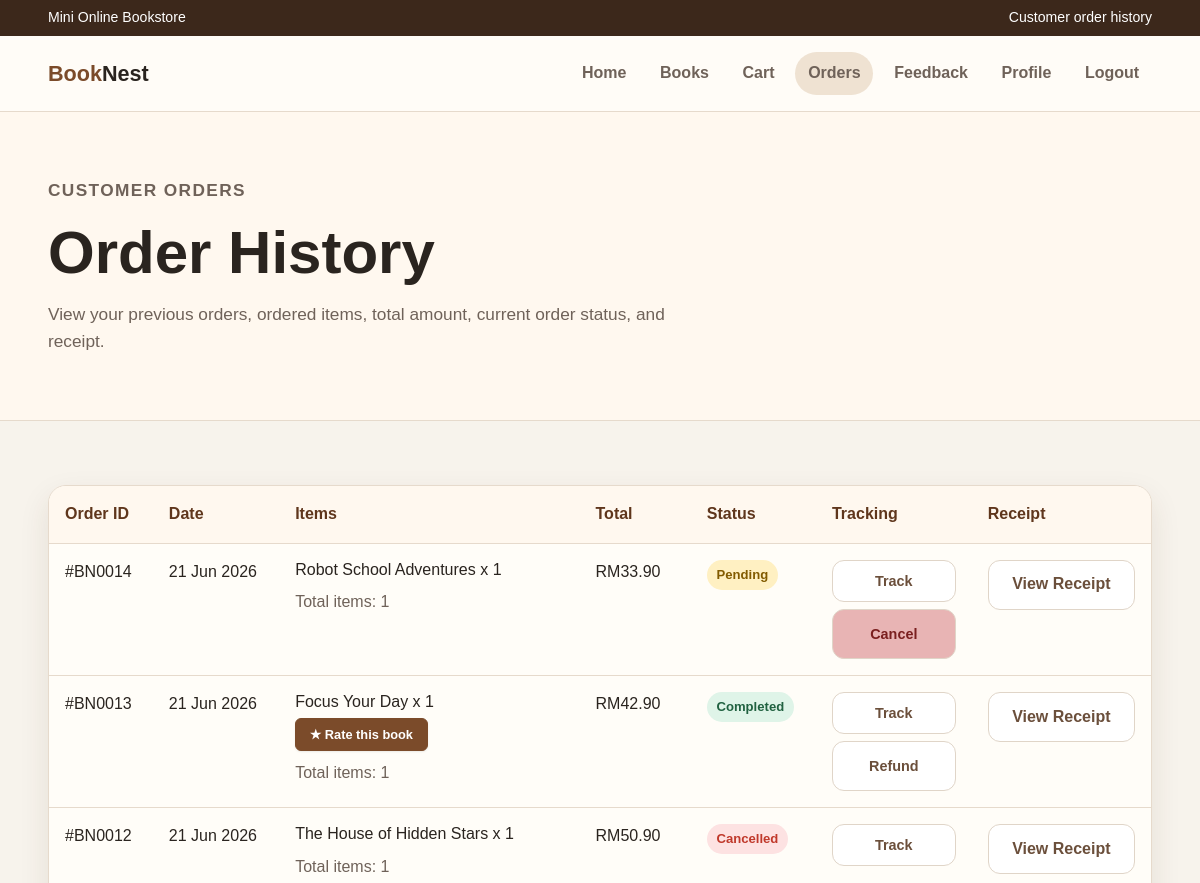
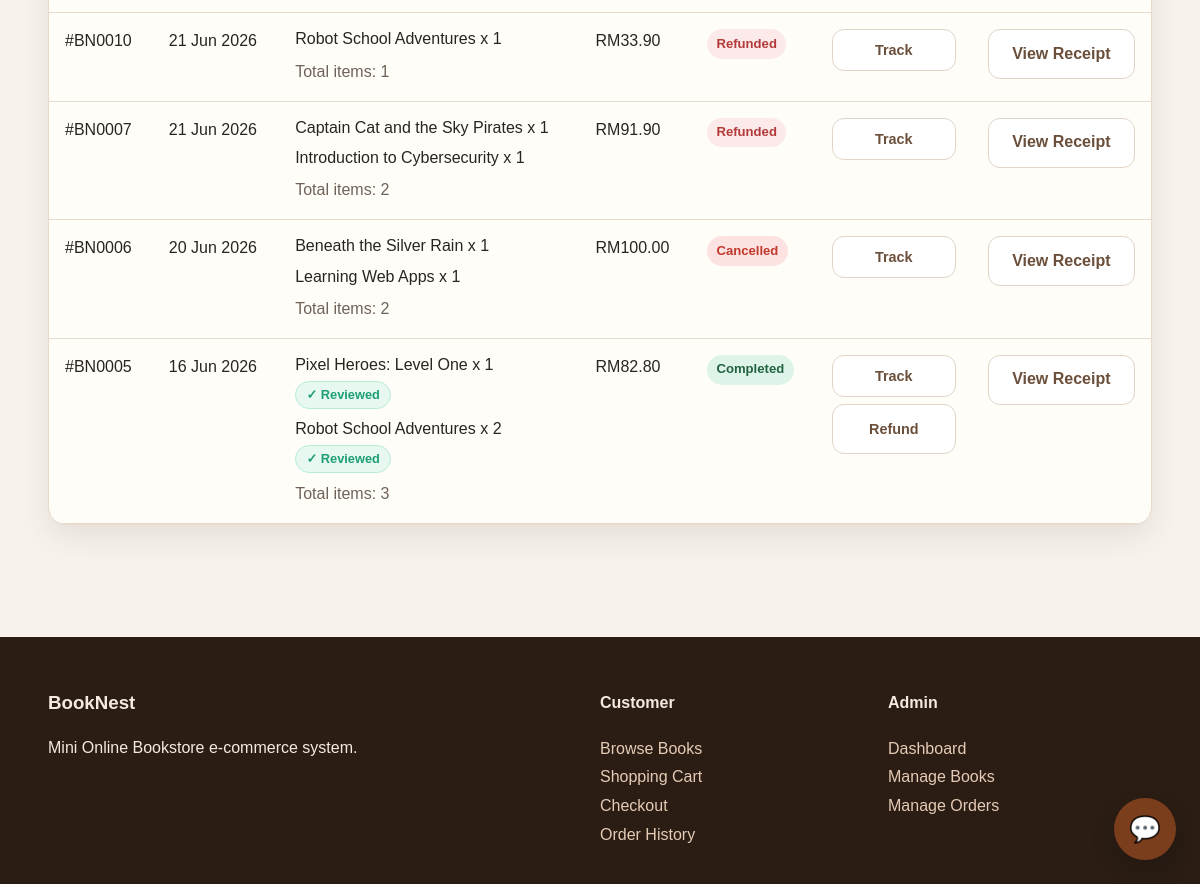
Page /orders/order-history.php (signed in) on the committed database (2 pictures, top to bottom).
### tables this page shows
CREATE TABLE `orders` (
  `order_id` int NOT NULL AUTO_INCREMENT,
  `user_id` int DEFAULT NULL,
  `total_amount` decimal(10,2) NOT NULL,
  `status` enum('Pending','Processing','Completed','Cancelled','Refunded') NOT NULL DEFAULT 'Pending',
  `order_date` timestamp NOT NULL DEFAULT CURRENT_TIMESTAMP,
  `delivery_name` varchar(100) DEFAULT NULL,
  `delivery_contact` varchar(20) DEFAULT NULL,
  `delivery_email` varchar(100) DEFAULT NULL,
  `delivery_address` text,
  `payment_method` varchar(50) DEFAULT 'Cash on Delivery',
  `payment_status` varchar(50) DEFAULT 'Pending',
  `payment_reference` varchar(100) DEFAULT NULL,
  `card_last_four` varchar(4) DEFAULT NULL,
  `paid_at` datetime DEFAULT NULL,
  PRIMARY KEY (`order_id`),
  KEY `user_id` (`user_id`),
  CONSTRAINT `orders_ibfk_1` FOREIGN KEY (`user_id`) REFERENCES `users` (`user_id`)
);

CREATE TABLE `order_items` (
  `order_item_id` int NOT NULL AUTO_INCREMENT,
  `order_id` int DEFAULT NULL,
  `book_id` int DEFAULT NULL,
  `quantity` int NOT NULL,
  `price` decimal(10,2) NOT NULL,
  PRIMARY KEY (`order_item_id`),
  KEY `order_id` (`order_id`),
  KEY `book_id` (`book_id`),
  CONSTRAINT `order_items_ibfk_1` FOREIGN KEY (`order_id`) REFERENCES `orders` (`order_id`),
  CONSTRAINT `order_items_ibfk_2` FOREIGN KEY (`book_id`) REFERENCES `books` (`book_id`)
);

CREATE TABLE `books` (
  `book_id` int NOT NULL AUTO_INCREMENT,
  `title` varchar(150) NOT NULL,
  `author` varchar(100) NOT NULL,
  `category` varchar(50) NOT NULL,
  `price` decimal(10,2) NOT NULL,
  `stock` int NOT NULL,
  `description` text,
  `image` varchar(255) DEFAULT NULL,
  `created_at` timestamp NOT NULL DEFAULT CURRENT_TIMESTAMP,
  PRIMARY KEY (`book_id`)
);

### orders/order-history.php (the view, shortened to what this page needs)
<?php
include '../app.php';
$user_id = (int)$_SESSION['user_id'];
$sql = "
    SELECT order_id, order_date, total_amount, status
    FROM orders
    WHERE user_id = ?
    ORDER BY order_date DESC
";
$stmt = $conn->prepare($sql);
$stmt->bind_param("i", $user_id);
$stmt->execute();
$orders = $stmt->get_result();
$ordersList = [];
while ($row = $orders->fetch_assoc()) {
    $ordersList[] = $row;
}
$latestRefundByOrder = [];
$itemsByOrder = [];
$reviewedBooks = [];
if (!empty($ordersList)) {
    $orderIds = array_column($ordersList, 'order_id');
    $placeholders = implode(',', array_fill(0, count($orderIds), '?'));
    $types = str_repeat('i', count($orderIds));
    $refundSql = "
        SELECT r.order_id, r.status
        FROM refunds r
        WHERE r.refund_id = (
            SELECT MAX(r2.refund_id)
            FROM refunds r2
            WHERE r2.order_id = r.order_id
        )
        AND r.order_id IN ($placeholders)
    ";
    $refundStmt = $conn->prepare($refundSql);
    if ($refundStmt) {
        $refundStmt->bind_param($types, ...$orderIds);
        $refundStmt->execute();
        $refundResult = $refundStmt->get_result();
        while ($refundRow = $refundResult->fetch_assoc()) {
            $latestRefundByOrder[(int)$refundRow['order_id']] = $refundRow['status'];
        }
    }
    $itemsSql = "
        SELECT order_items.order_id, order_items.book_id, order_items.quantity, books.title
        FROM order_items
        JOIN books ON order_items.book_id = books.book_id
        WHERE order_items.order_id IN ($placeholders)
        ORDER BY books.title
    ";
    $itemsStmt = $conn->prepare($itemsSql);
    $itemsStmt->bind_param($types, ...$orderIds);
    $itemsStmt->execute();
    $itemsResult = $itemsStmt->get_result();
    while ($itemRow = $itemsResult->fetch_assoc()) {
        $itemsByOrder[(int)$itemRow['order_id']][] = $itemRow;
    }
    $reviewSql = "
        SELECT order_id, book_id FROM reviews WHERE order_id IN ($placeholders)
    ";
    $reviewStmt = $conn->prepare($reviewSql);
    $reviewStmt->bind_param($types, ...$orderIds);
    $reviewStmt->execute();
    $reviewResult = $reviewStmt->get_result();
    while ($reviewRow = $reviewResult->fetch_assoc()) {
        $reviewedBooks[(int)$reviewRow['order_id']][(int)$reviewRow['book_id']] = true;
    }
}
?>
<!DOCTYPE html>
<html lang="en">
<head>
    <link rel="stylesheet" href="../css/style.css?v=151">
</head>
<body>
<div class="topbar">
    <div class="container">
        <span>Mini Online Bookstore</span>
        <span>Customer order history</span>
    </div>
</div>
<?php include __DIR__ . '/../includes/navigation.php'; ?>
<section class="page-title">
    <div class="container">
        <p class="eyebrow">Customer Orders</p>
        <h1>Order History</h1>
        <p>View your previous orders, ordered items, total amount, current order status, and receipt.</p>
    </div>
</section>
<main class="section">
    <div class="container">
        <div class="table-wrap">
            <?php if (empty($ordersList)): ?>
                <div class="notice">
                    You have not placed any orders yet.
                    <a href="../books/books.php" style="font-weight:700;color:#7b4b2a;">
                        Browse books now
                    </a>.
                </div>
            <?php else: ?>
                <table class="order-history-table">
                    <thead>
                        <tr>
                            <th>Order ID</th>
                            <th>Date</th>
                            <th>Items</th>
                            <th>Total</th>
                            <th>Status</th>
                            <th>Tracking</th>
                            <th>Receipt</th>
                        </tr>
                    </thead>
                    <tbody>
                        <?php foreach ($ordersList as $order): ?>
                            <?php
                                $orderIdInt = (int)$order['order_id'];
                                $orderItems = $itemsByOrder[$orderIdInt] ?? [];
                                $latestRefundStatus = $latestRefundByOrder[$orderIdInt] ?? null;
                                $displayStatus = $order['status'];
                                $displayStatusClass = strtolower(str_replace(' ', '-', trim($displayStatus)));
                            ?>
                            <tr>
                                <td>
                                    #BN<?php echo str_pad($order['order_id'], 4, '0', STR_PAD_LEFT); ?>
                                </td>
                                <td>
                                    <?php echo date("d M Y", strtotime($order['order_date'])); ?>
                                </td>
                                <td>
                                    <?php if (empty($orderItems)): ?>
                                        <span class="small">No item details available</span>
                                    <?php else: ?>
                                        <?php foreach ($orderItems as $item): ?>
                                            <?php $alreadyReviewed = isset($reviewedBooks[$orderIdInt][$item['book_id']]); ?>
                                            <div class="order-item-row">
                                                <span class="order-item-title">
                                                    <?php echo htmlspecialchars($item['title']); ?> x <?php echo (int)$item['quantity']; ?>
                                                </span>
                                                <?php if ($displayStatus === 'Completed'): ?>
                                                    <?php if ($alreadyReviewed): ?>
                                                        <span class="review-pill review-pill-done">✓ Reviewed</span>
                                                    <?php else: ?>
                                                        <a class="review-pill review-btn-rate"
                                                           href="../books/book-detail.php?id=<?php echo $item['book_id']; ?>#reviews">
                                                            ★ Rate this book
                                                        </a>
                                                    <?php endif; ?>
                                                <?php elseif ($order['status'] === 'Completed'): ?>
                                                    <span class="review-pill review-pill-blocked" title="This order isn't eligible for a review">
                                                        Not eligible for review
                                                    </span>
                                                <?php endif; ?>
                                            </div>
                                        <?php endforeach; ?>
                                        <?php
                                            $totalItems = 0;
                                            foreach ($orderItems as $item) {
                                                $totalItems += (int)$item['quantity'];
                                            }
                                            ?>
                                            <span class="small">Total items: <?php echo $totalItems; ?></span>
                                    <?php endif; ?>
                                </td>
                                <td>
                                    RM<?php echo number_format($order['total_amount'], 2); ?>
                                </td>
                                <td>
                                    <span class="status <?php echo htmlspecialchars($displayStatusClass); ?>">
                                        <?php echo htmlspecialchars($displayStatus); ?>
                                    </span>
                                </td>
                                <td>
                                    <div class="order-action-buttons">
                                        <button
                                            type="button"
                                            class="btn secondary track-btn"
                                            data-modal-target="track-modal-<?php echo $orderIdInt; ?>"
                                        >
                                            Track
                                        </button>
                                        <?php if (in_array($order['status'], ['Pending', 'Processing'])): ?>
                                            <a
                                                class="btn danger"
                                                href="cancel-order.php?id=<?php echo $orderIdInt; ?>"
                                                onclick="return confirm('Cancel this order?')"
                                            >
                                                Cancel
                                            </a>
                                        <?php endif; ?>
                                        <?php if ($order['status'] === 'Completed'): ?>
                                            <a
                                                class="btn secondary"
                                                href="request-refund.php?id=<?php echo $orderIdInt; ?>"
                                            >
                                                <?php echo $latestRefundStatus === 'Rejected' ? 'Request Again' : 'Refund'; ?>
                                            </a>
                                        <?php endif; ?>
                                    </div>
                                </td>
                                <td>
                                    <a
                                        class="btn secondary receipt-btn"
                                        href="receipt.php?order_id=<?php echo $orderIdInt; ?>"
                                    >
                                        View Receipt
                                    </a>
                                </td>
                            </tr>
                        <?php endforeach; ?>
                    </tbody>
                </table>
            <?php endif; ?>
        </div>
    </div>
</main>
<footer class="footer">
    <div class="container footer-grid">
        <div>
            <h3>BookNest</h3>
            <p>Mini Online Bookstore e-commerce system.</p>
        </div>
        <div>
            <h4>Customer</h4>
            <a href="../books/books.php">Browse Books</a>
            <a href="cart.php">Shopping Cart</a>
            <a href="checkout.php">Checkout</a>
            <a href="order-history.php">Order History</a>
        </div>
        <div>
            <h4>Admin</h4>
            <a href="../admin/admin-dashboard.php">Dashboard</a>
            <a href="../admin/manage-books.php">Manage Books</a>
            <a href="../admin/manage-orders.php">Manage Orders</a>
        </div>
    </div>
</footer>
</body>
</html>

### rows in the picture
orders: order_id "0014", order_date "21 Jun 2026", totalItems "1", total_amount "33.90", status "Pending"
order_items: book.title "Robot School Adventures", quantity "1"
orders: order_id "0013", order_date "21 Jun 2026", totalItems "1", total_amount "42.90", status "Completed", shows "Refund"
order_items: book.title "Focus Your Day", quantity "1"
orders: order_id "0012", order_date "21 Jun 2026", totalItems "1", total_amount "50.90", status "Cancelled"
order_items: book.title "The House of Hidden Stars", quantity "1"
orders: order_id "0010", order_date "21 Jun 2026", totalItems "1", total_amount "33.90", status "Refunded"
order_items: book.title "Robot School Adventures", quantity "1"
orders: order_id "0007", order_date "21 Jun 2026", totalItems "2", total_amount "91.90", status "Refunded"
order_items: book.title "Captain Cat and the Sky Pirates", quantity "1"
order_items: book.title "Introduction to Cybersecurity", quantity "1"
orders: order_id "0006", order_date "20 Jun 2026", totalItems "2", total_amount "100.00", status "Cancelled"
order_items: book.title "Beneath the Silver Rain", quantity "1"
order_items: book.title "Learning Web Apps", quantity "1"
orders: order_id "0005", order_date "16 Jun 2026", totalItems "3", total_amount "82.80", status "Completed", shows "Refund"
order_items: book.title "Pixel Heroes: Level One", quantity "1", shows "✓ Reviewed"
order_items: book.title "Robot School Adventures", quantity "2", shows "✓ Reviewed"
